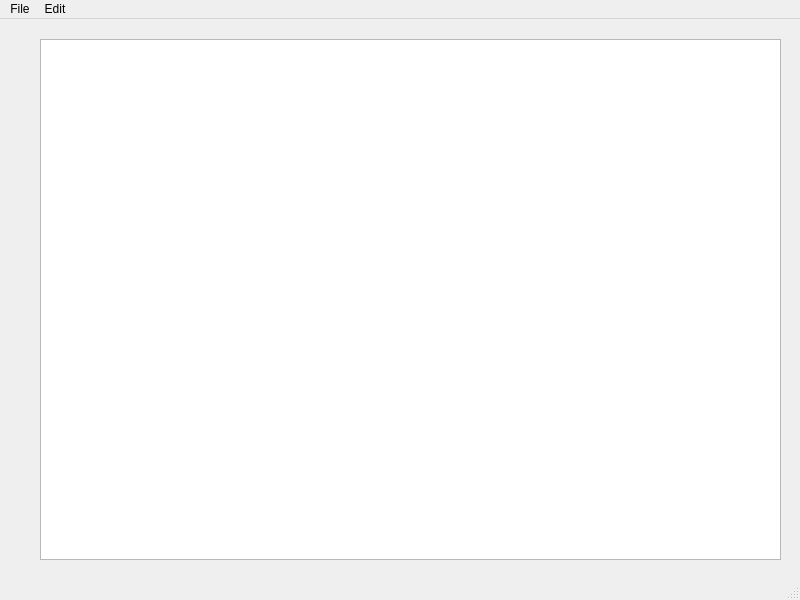
<?xml version="1.0" encoding="UTF-8"?>
<ui version="4.0">
 <class>MainWindow</class>
 <widget class="QMainWindow" name="MainWindow">
  <property name="geometry">
   <rect>
    <x>0</x>
    <y>0</y>
    <width>800</width>
    <height>600</height>
   </rect>
  </property>
  <property name="windowTitle">
   <string>MainWindow</string>
  </property>
  <widget class="QWidget" name="centralwidget">
   <widget class="QWidget" name="verticalLayoutWidget">
    <property name="geometry">
     <rect>
      <x>40</x>
      <y>20</y>
      <width>741</width>
      <height>521</height>
     </rect>
    </property>
    <layout class="QVBoxLayout" name="verticalLayout">
     <item>
      <widget class="QTextEdit" name="textEdit"/>
     </item>
    </layout>
   </widget>
  </widget>
  <widget class="QMenuBar" name="menubar">
   <property name="geometry">
    <rect>
     <x>0</x>
     <y>0</y>
     <width>800</width>
     <height>26</height>
    </rect>
   </property>
   <widget class="QMenu" name="menuFile">
    <property name="title">
     <string>File</string>
    </property>
    <addaction name="actionNew"/>
    <addaction name="actionOpen"/>
    <addaction name="actionSave_As"/>
    <addaction name="actionPrint"/>
    <addaction name="actionExit"/>
   </widget>
   <widget class="QMenu" name="menuEdit">
    <property name="title">
     <string>Edit</string>
    </property>
    <addaction name="actionCopy"/>
    <addaction name="actionCut"/>
    <addaction name="actionPaste"/>
    <addaction name="actionUndo"/>
    <addaction name="actionRedo"/>
   </widget>
   <addaction name="menuFile"/>
   <addaction name="menuEdit"/>
  </widget>
  <widget class="QStatusBar" name="statusbar">
   <property name="enabled">
    <bool>true</bool>
   </property>
  </widget>
  <action name="actionNew">
   <property name="enabled">
    <bool>true</bool>
   </property>
   <property name="icon">
    <iconset resource="Resources.qrc">
     <normaloff>:/imgs/New.bmp</normaloff>:/imgs/New.bmp</iconset>
   </property>
   <property name="text">
    <string>New</string>
   </property>
  </action>
  <action name="actionOpen">
   <property name="icon">
    <iconset resource="Resources.qrc">
     <normaloff>:/imgs/Open.bmp</normaloff>:/imgs/Open.bmp</iconset>
   </property>
   <property name="text">
    <string>Open</string>
   </property>
  </action>
  <action name="actionSave_As">
   <property name="icon">
    <iconset resource="Resources.qrc">
     <normaloff>:/imgs/Save.bmp</normaloff>:/imgs/Save.bmp</iconset>
   </property>
   <property name="text">
    <string>Save As</string>
   </property>
  </action>
  <action name="actionPrint">
   <property name="text">
    <string>Print</string>
   </property>
  </action>
  <action name="actionExit">
   <property name="text">
    <string>Exit</string>
   </property>
  </action>
  <action name="actionCopy">
   <property name="icon">
    <iconset resource="Resources.qrc">
     <normaloff>:/imgs/Copy.bmp</normaloff>:/imgs/Copy.bmp</iconset>
   </property>
   <property name="text">
    <string>Copy</string>
   </property>
  </action>
  <action name="actionCut">
   <property name="icon">
    <iconset resource="Resources.qrc">
     <normaloff>:/imgs/Cut.bmp</normaloff>:/imgs/Cut.bmp</iconset>
   </property>
   <property name="text">
    <string>Cut</string>
   </property>
  </action>
  <action name="actionPaste">
   <property name="icon">
    <iconset resource="Resources.qrc">
     <normaloff>:/imgs/Paste.bmp</normaloff>:/imgs/Paste.bmp</iconset>
   </property>
   <property name="text">
    <string>Paste</string>
   </property>
  </action>
  <action name="actionUndo">
   <property name="text">
    <string>Undo</string>
   </property>
  </action>
  <action name="actionRedo">
   <property name="text">
    <string>Redo</string>
   </property>
  </action>
 </widget>
 <resources>
  <include location="Resources.qrc"/>
 </resources>
 <connections/>
</ui>
